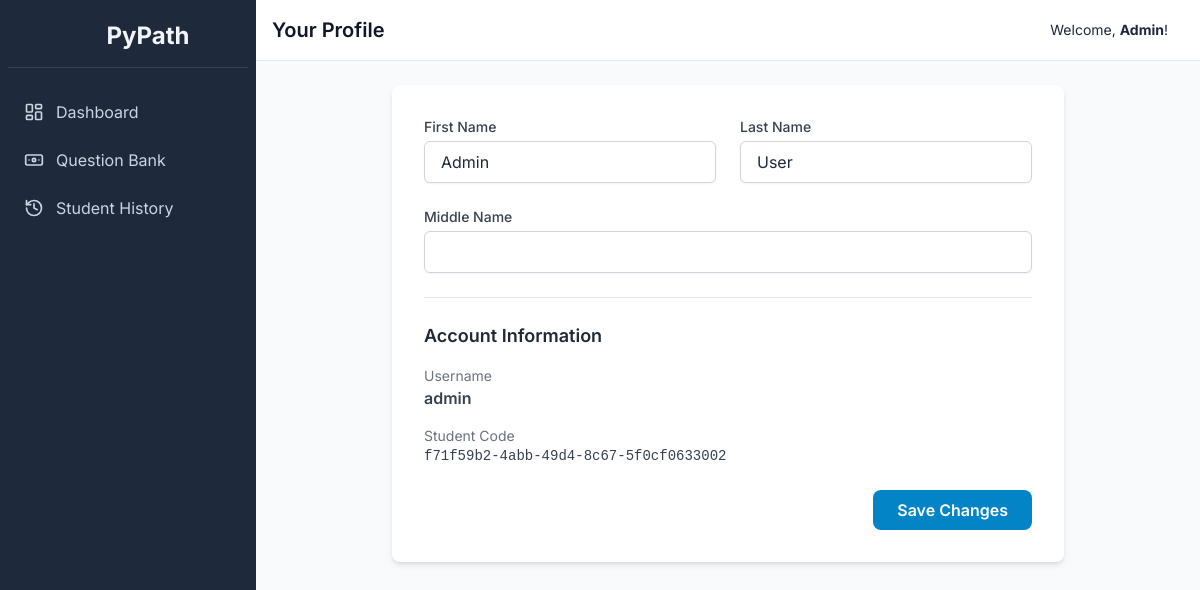
The page /profile (signed in) on the database as committed earlier.
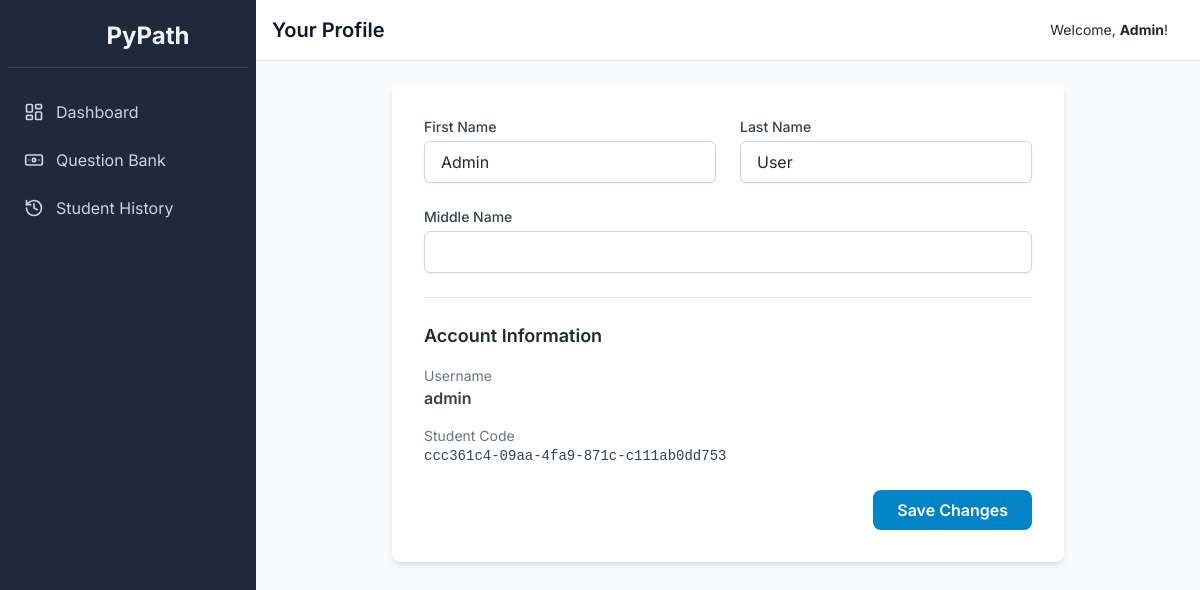
The same page on the database as committed later.
### tables this page shows
CREATE TABLE users (
    id INTEGER PRIMARY KEY AUTOINCREMENT,
    username TEXT NOT NULL UNIQUE,
    password TEXT NOT NULL,
    student_code TEXT NOT NULL UNIQUE,
    first_name TEXT NOT NULL,
    last_name TEXT NOT NULL,
    middle_name TEXT,
    profile_image TEXT, -- New column for base64 image data
    is_admin INTEGER NOT NULL DEFAULT 0,
    level INTEGER NOT NULL DEFAULT 1,
    xp INTEGER NOT NULL DEFAULT 0
);

### app.py (the view, shortened to what this page needs)
@app.route('/profile', methods=['GET', 'POST'])
def profile():
    if not get_user_id(): return redirect(url_for('login'))
    conn = get_db_connection()
    user = conn.execute('SELECT * FROM users WHERE id = ?', (get_user_id(),)).fetchone()
    proficiency_raw = conn.execute('SELECT * FROM student_topic_mastery WHERE user_id = ?', (get_user_id(),)).fetchall()
    total_xp = sum(topic['xp'] for topic in proficiency_raw)
    total_possible_xp = len(proficiency_raw) * XP_TO_LEVEL_UP if proficiency_raw else 0
    overall_percentage = (total_xp / total_possible_xp) * 100 if total_possible_xp > 0 else 0
    proficiency_level, proficiency_color_text, proficiency_color_bg = get_proficiency_level(overall_percentage)
    achievements = conn.execute('''
        SELECT a.name, a.icon FROM achievements a
        JOIN student_achievements sa ON a.id = sa.achievement_id
        WHERE sa.user_id = ?
    ''', (get_user_id(),)).fetchall()
    conn.close()
    return render_template('profile.html',
                           user=user,
                           proficiency_level=proficiency_level,
                           proficiency_color_bg=proficiency_color_bg,
                           achievements=achievements)

### app.py (called while the page is built)
def get_db_connection():
    conn = sqlite3.connect('pypath.db', check_same_thread=False, detect_types=sqlite3.PARSE_DECLTYPES | sqlite3.PARSE_COLNAMES)
    conn.row_factory = sqlite3.Row
    return conn

def get_user_id():
    return session.get('user_id')

def get_proficiency_level(percentage):
    if percentage >= 85: return "Proficient", "text-green-500", "bg-green-500"
    elif percentage >= 60: return "Intermediate", "text-yellow-500", "bg-yellow-500"
    else: return "Beginner", "text-red-500", "bg-red-500"

### templates/profile.html (shortened to what this page needs)
{% extends "layout.html" %}
{% block header %}Your Profile{% endblock %}
{% block content %}
<div class="max-w-2xl mx-auto bg-white p-8 rounded-lg shadow-md">
    <form method="POST" action="{{ url_for('profile') }}" class="space-y-6">
        <div class="grid grid-cols-1 md:grid-cols-2 gap-6">
            <div>
                <label for="first_name" class="block text-sm font-medium text-gray-700">First Name</label>
                <input type="text" id="first_name" name="first_name" value="{{ user.first_name }}" required class="mt-1 block w-full px-4 py-2 border border-gray-300 rounded-md shadow-sm">
            </div>
            <div>
                <label for="last_name" class="block text-sm font-medium text-gray-700">Last Name</label>
                <input type="text" id="last_name" name="last_name" value="{{ user.last_name }}" required class="mt-1 block w-full px-4 py-2 border border-gray-300 rounded-md shadow-sm">
            </div>
        </div>
        <div>
            <label for="middle_name" class="block text-sm font-medium text-gray-700">Middle Name</label>
            <input type="text" id="middle_name" name="middle_name" value="{{ user.middle_name or '' }}" class="mt-1 block w-full px-4 py-2 border border-gray-300 rounded-md shadow-sm">
        </div>
        <div class="border-t pt-6">
            <h3 class="text-lg font-semibold text-gray-800">Account Information</h3>
            <div class="mt-4">
                <p class="text-sm text-gray-500">Username</p>
                <p class="font-semibold text-gray-700">{{ user.username }}</p>
            </div>
            <div class="mt-4">
                <p class="text-sm text-gray-500">Student Code</p>
                <p class="font-mono text-sm text-gray-700">{{ user.student_code }}</p>
            </div>
        </div>
        <div class="flex justify-end">
            <button type="submit" class="bg-sky-600 text-white font-semibold py-2 px-6 rounded-lg hover:bg-sky-700">Save Changes</button>
        </div>
    </form>
</div>
{% endblock %}

### templates/layout.html (shortened to what this page needs)
<!DOCTYPE html>
<html lang="en">
<head>
    <script src="https://cdn.tailwindcss.com"></script>
</head>
<body class="bg-slate-50 text-slate-800">
    <div class="relative min-h-screen md:flex">
        <div id="sidebar" class="bg-slate-800 text-slate-100 w-64 space-y-6 py-7 px-2 absolute inset-y-0 left-0 transform -translate-x-full md:relative md:translate-x-0 transition duration-200 ease-in-out z-20">
            <div class="hidden md:flex items-center justify-center h-10 border-b border-slate-700 pb-6">
                <i data-lucide="codepen" class="h-8 w-8 text-sky-500"></i>
                <span class="text-2xl font-bold ml-2">PyPath</span>
            </div>
            <nav class="flex flex-col flex-grow h-full">
                <div class="flex-grow">
                    {% if session.is_admin %}
                    <a href="{{ url_for('dashboard') }}" class="flex items-center px-4 py-2 text-slate-300 rounded-lg hover:bg-slate-700 hover:text-white">
                        <i data-lucide="layout-dashboard" class="icon"></i><span class="ml-3">Dashboard</span>
                    </a>
                    <a href="{{ url_for('admin_questions') }}" class="flex items-center px-4 py-2 mt-2 text-slate-300 rounded-lg hover:bg-slate-700 hover:text-white">
                        <i data-lucide="banknote" class="icon"></i><span class="ml-3">Question Bank</span>
                    </a>
                    <a href="{{ url_for('student_history') }}" class="flex items-center px-4 py-2 mt-2 text-slate-300 rounded-lg hover:bg-slate-700 hover:text-white">
                        <i data-lucide="history" class="icon"></i><span class="ml-3">Student History</span>
                    </a>
                    {% endif %}
                </div>
            </nav>
        </div>
        <div class="flex-1 flex flex-col overflow-hidden">
            <header class="hidden md:flex justify-between items-center p-4 bg-white border-b border-slate-200">
                <h1 class="text-xl font-semibold text-slate-900">{% block header %}{% endblock %}</h1>
                <div class="flex items-center">
                    <span class="mr-4 text-sm">Welcome, <strong>{{ session.first_name or session.username }}</strong>!</span>
                </div>
            </header>
            <main class="flex-1 overflow-x-hidden overflow-y-auto bg-slate-50 p-6">
                {% block content %}{% endblock %}
            </main>
        </div>
    </div>
</body>
</html>

### templates/layout.html (style rules this page uses)
body { font-family: 'Inter', sans-serif; }
.icon { width: 20px; height: 20px; stroke-width: 2; }
#sidebar { transition: transform 0.3s ease-in-out; }

Rows that differ between the two databases and show on the page:
changed users "admin": student_code "f71f59b2-4abb-49d4-8c67-5f0cf0633002" → "ccc361c4-09aa-4fa9-871c-c111ab0dd753"
